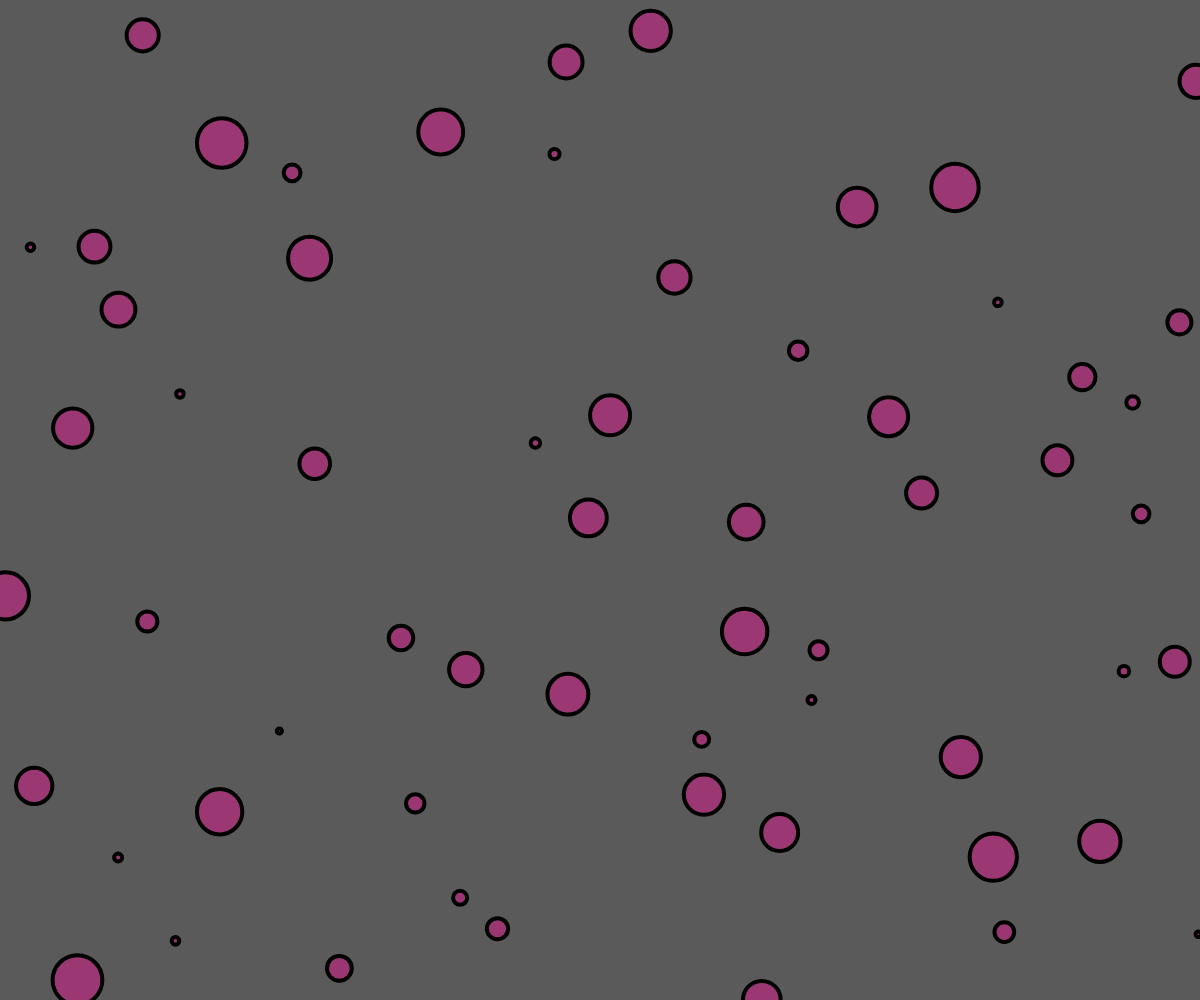
Frame 1 (no input)
Frame 60 (no input): identical to frame 1, image omitted
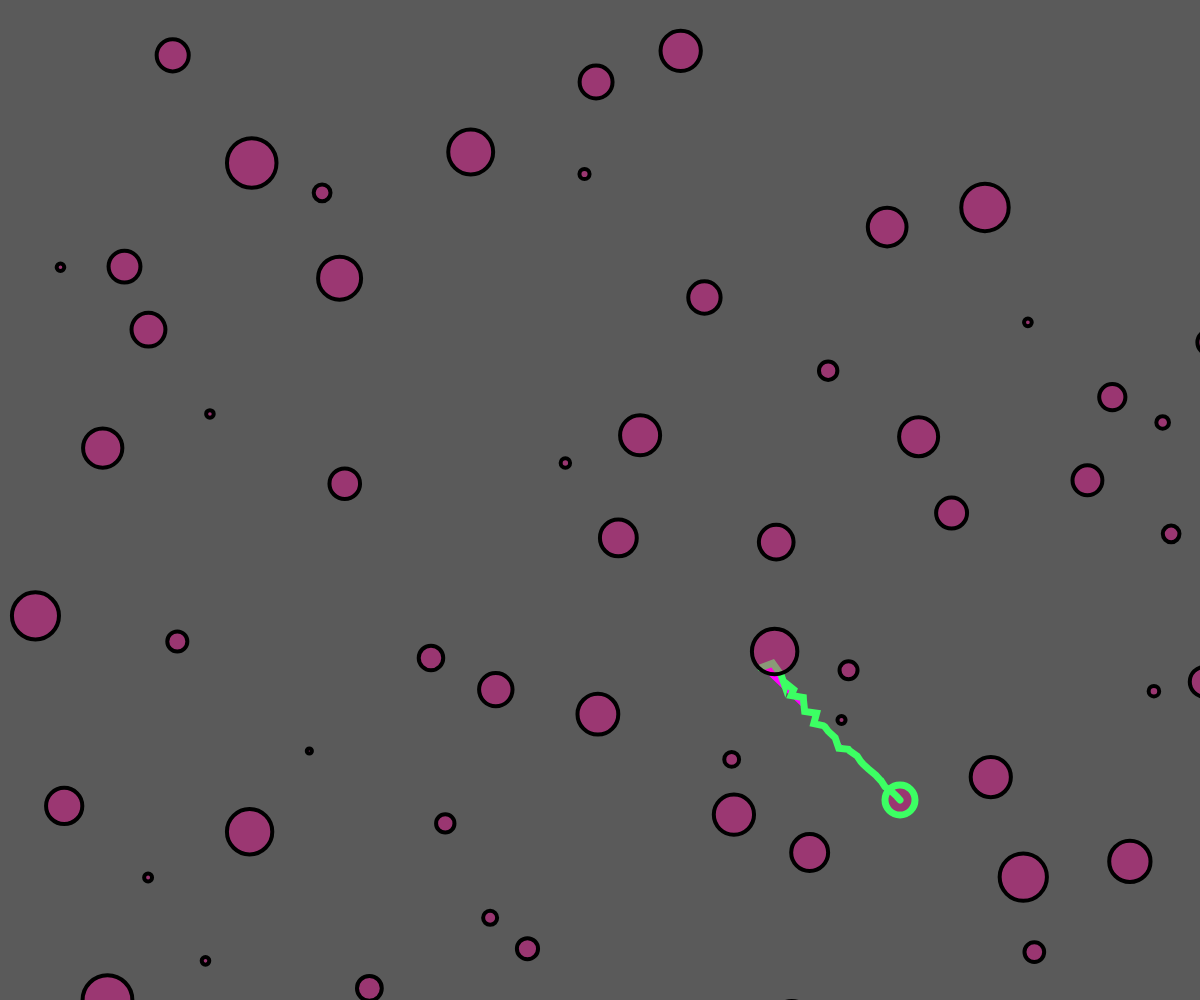
Frame 120 (the mouse pressed at the canvas centre since frame 60)

The p5.js sketch that drew these frames (run headless with seeded random() and noise() and a simulated clock; from frame 60 on, the mouse is pressed at the canvas centre):

// p5.js sketch
// ── sketch.js
var angle = 0;

var lines = [];

function setup() {
	createCanvas(windowWidth, windowHeight);
	controlCircles();
}

let particles = [];

function mousePressed(){
	particles.push(new Particle(mouseX, mouseY));
}


function draw() {
	background(90);
	for(let i = 0; i < particles.length; i++){
		particles[i].update();
		particles[i].show();
		translate(30, 20);

	}
	printCircles();
}

// ── overlaping.js
let circles = [];
let protection = 1000;

class Circle {
  constructor(x, y, r) {
    this.x = x;
    this.y = y;
    this.r = random(5, 50);
  }
}

function move(){
  for(var i = 0; i <= circles.length; i++){
    let circle = circles[i];
    circle.fill(0);
  }
}

function controlCircles(){
  while(circles.length < 60){
     circle = new Circle(random(windowWidth), random(windowHeight));

    checkOverlaping(circle);

    if(!checkOverlaping(circle)){
      circles.push(circle);
    }
    protection++;
    if(protection > 10000)
      break;
  }
}

function checkOverlaping(circle){
  for (var j = 0; j < circles.length; j++){
    var other = circles[j];
    var d = dist(circle.x, circle.y, other.x, other.y);
    if (d < circle.r + other.r){
      return true;
    }
  }
  return false;
}

function printCircles() {
	for(var i = 0; i < circles.length; i++){
		var circle = circles[i];
		stroke(0,0,0);
    strokeWeight(4);
		fill(255,0,150,100);
		ellipse(circle.x, circle.y, circle.r);
	}
}

// ── particles.js
function ball(){}


function Particle(x, y) {
  this.x = x;
  this.y = y;
  this.speed = 5;

  this.history = [];

  this.update = function(){
    this.y += this.speed;
    this.x += this.speed;

    if(this.x >= windowWidth || this.x < 0){
      this.speed *= -1;
    }

    if(this.y > windowHeight || this.y < 0){
      this.speed *= -1;
       // this.speed *= (random(-0.5, -3));
    }


    for(var i = 0; i < this.history.length; i++){
      this.history[i].x += random(2, -1);
      this.history[i].y += random(2, -1);
    }

    var v = createVector(this.x, this.y);
    this.history.push(v);
    if(this.history.length > 30){
      this.history.splice(0, 1);
    }
  }

  this.show = function(){
    stroke(60,255,99);
		strokeWeight(7);
    ellipse(this.x, this.y, 30);
    fill(255,0,255);
    beginShape();
    for(var i = 0; i < this.history.length; i++){
      var pos = this.history[i];
      vertex(pos.x, pos.y);
    }
    endShape();
  }
}
